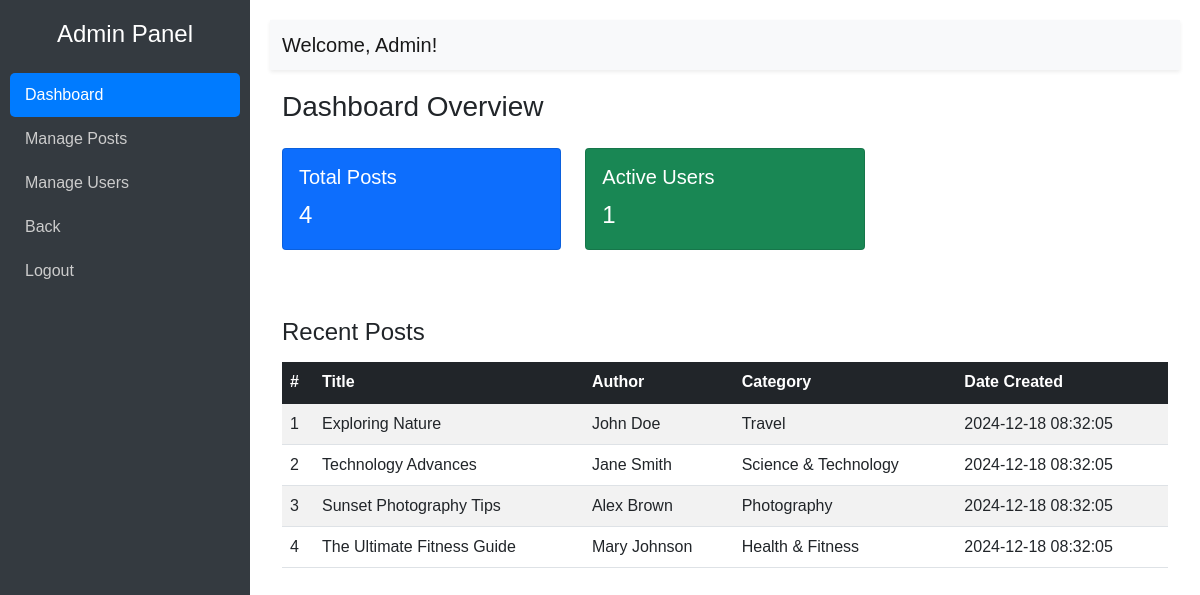
The page /admin/dashboard.php (signed in) on the database its author committed.
### tables this page shows
CREATE TABLE `blog_posts` (
  `id` int(11) NOT NULL,
  `title` varchar(255) NOT NULL,
  `description` text NOT NULL,
  `image` varchar(255) NOT NULL,
  `category` varchar(100) NOT NULL,
  `author` varchar(100) NOT NULL,
  `created_at` datetime DEFAULT current_timestamp()
);

### includes/functions.php (called while the page is built, shortened)
<?php
function count_users($conn) {
    $query = "SELECT COUNT(*) AS total_users FROM users";
    $result = mysqli_query($conn, $query);
    if ($result) {
        $data = mysqli_fetch_assoc($result);
        return $data['total_users'];
    }
    return 0;
}
function count_posts($conn) {
    $query = "SELECT COUNT(*) AS total_posts FROM blog_posts";
    $result = mysqli_query($conn, $query);
    if ($result) {
        $data = mysqli_fetch_assoc($result);
        return $data['total_posts'];
    }
    return 0;
}

### admin/dashboard.php (the view, shortened to what this page needs)
<?php
require("../includes/functions.php");
$connect = mysqli_connect('localhost', 'root', '', 'php_cms');
$query = "SELECT * FROM blog_posts WHERE created_at >= DATE_SUB(NOW(), INTERVAL 1 MONTH) ORDER BY created_at DESC";
$result = mysqli_query($connect, $query);
$total_users = count_users($connect);
$total_posts = count_posts($connect);
?>
<!DOCTYPE html>
<html lang="en">
<head>
    <link href="https://cdn.jsdelivr.net/npm/bootstrap@5.1.3/dist/css/bootstrap.min.css" rel="stylesheet">
</head>
<body>
    <div class="sidebar">
        <h4 class="text-center mb-4">Admin Panel</h4>
        <a href="../admin/dashboard.php" class="active">Dashboard</a>
        <a href="../admin/manage_posts.php">Manage Posts</a>
        <a href="../admin/manage_users.php">Manage Users</a>
        <a href="../index.php">Back</a>
        <a href="../logout.php" >Logout</a>
    </div>
    <div class="main-content">
        <nav class="navbar navbar-expand-lg navbar-light bg-light shadow-sm">
            <div class="container-fluid">
                <span class="navbar-brand mb-0 h1">Welcome, Admin!</span>
            </div>
        </nav>
        <div class="container">
            <h3 class="mb-4">Dashboard Overview</h3>
            <div class="row">
                <div class="col-md-4">
                    <div class="card text-white bg-primary">
                        <div class="card-body">
                            <h5 class="card-title">Total Posts</h5>
                            <p class="card-text fs-4"><?php echo $total_posts; ?></p>
                        </div>
                    </div>
                </div>
                <div class="col-md-4">
                    <div class="card text-white bg-success">
                        <div class="card-body">
                            <h5 class="card-title">Active Users</h5>
                            <p class="card-text fs-4"><?php echo $total_users; ?></p>
                        </div>
                    </div>
                </div>
            </div>
            <h4 class="mt-5 mb-3">Recent Posts</h4>
            <div class="table-responsive">
                <table class="table table-striped table-hover">
                    <thead class="table-dark">
                        <tr>
                            <th>#</th>
                            <th>Title</th>
                            <th>Author</th>
                            <th>Category</th>
                            <th>Date Created</th>
                        </tr>
                    </thead>
                    <tbody>
                   <?php while ($blog_posts = mysqli_fetch_assoc($result)): ?>
                    <tr>
                        <td><?php echo $blog_posts['id']; ?></td>
                        <td><?php echo htmlspecialchars($blog_posts['title']); ?></td>
                        <td><?php echo htmlspecialchars($blog_posts['author']); ?></td>
                        <td><?php echo htmlspecialchars($blog_posts['category']); ?></td>
                        <td><?php echo date($blog_posts['created_at']); ?></td>
                    </tr>
                <?php endwhile; ?>
                    </tbody>
                </table>
            </div>
        </div>
    </div>
</body>
</html>

### admin/dashboard.php (style rules this page uses)
body { display: flex; min-height: 100vh; margin: 0; font-family: Arial, sans-serif; background-color: #f8f9fa; }
.sidebar { width: 250px; background-color: #343a40; color: #fff; display: flex; flex-direction: column; padding: 20px 10px; }
.sidebar a { color: #ccc; text-decoration: none; padding: 10px 15px; display: block; border-radius: 5px; }
.sidebar a.active { background-color: #007bff; color: #fff; }
.main-content { flex: 1; padding: 20px; overflow-y: auto; background-color: #fff; }
.navbar { margin-bottom: 20px; }
.card { margin-bottom: 20px; }

### rows shown on the page
blog_posts: id "1", title "Exploring Nature", author "John Doe", category "Travel", created_at "2024-12-18 08:32:05"
blog_posts: id "2", title "Technology Advances", author "Jane Smith", category "Science & Technology", created_at "2024-12-18 08:32:05"
blog_posts: id "3", title "Sunset Photography Tips", author "Alex Brown", category "Photography", created_at "2024-12-18 08:32:05"
blog_posts: id "4", title "The Ultimate Fitness Guide", author "Mary Johnson", category "Health & Fitness", created_at "2024-12-18 08:32:05"

### other values the page prints
$total_posts "4"
$total_users "1"
